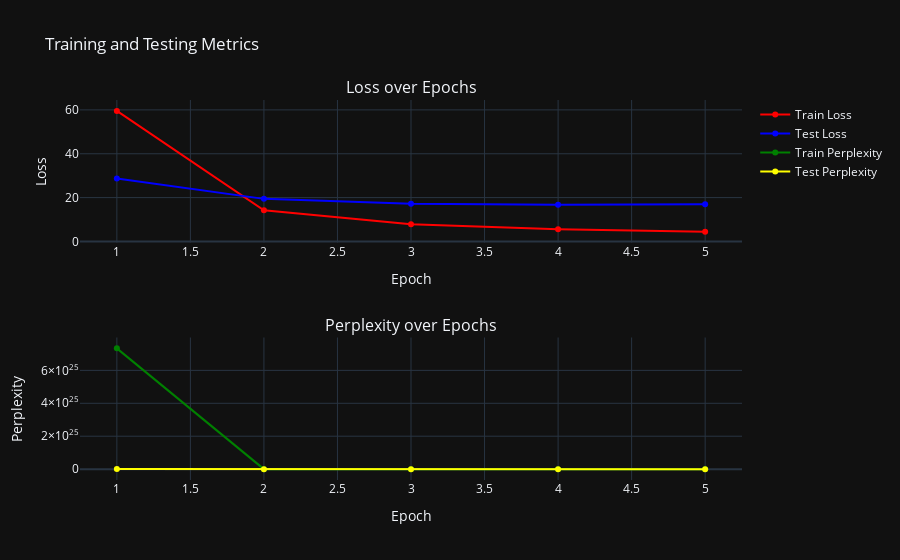

Source (notebook cell):
### Markdown cell above
### Визуализируем метрики обучения

### Code cell
model.plot_metrics(*res)

### Figure 1 — Plotly figure (JSON) as saved in the notebook; plotly's stock layout.template omitted (floating-point values rounded to 4 significant figures)
{"data": [{"line": {"color": "red"}, "mode": "lines+markers", "name": "Train Loss", "type": "scatter", "x": [1, 2, 3, 4, 5], "xaxis": "x", "y": [59.56, 14.2, 7.882, 5.554, 4.481], "yaxis": "y"}, {"line": {"color": "blue"}, "mode": "lines+markers", "name": "Test Loss", "type": "scatter", "x": [1, 2, 3, 4, 5], "xaxis": "x", "y": [28.71, 19.42, 17.22, 16.79, 16.93], "yaxis": "y"}, {"line": {"color": "green"}, "mode": "lines+markers", "name": "Train Perplexity", "type": "scatter", "x": [1, 2, 3, 4, 5], "xaxis": "x2", "y": [7.337e+25, 1471000.0, 2650.0, 258.2, 88.29], "yaxis": "y2"}, {"line": {"color": "yellow"}, "mode": "lines+markers", "name": "Test Perplexity", "type": "scatter", "x": [1, 2, 3, 4, 5], "xaxis": "x2", "y": [2956000000000.0, 272000000.0, 30060000.0, 19520000.0, 22570000.0], "yaxis": "y2"}], "layout": {"annotations": [{"font": {"size": 16}, "showarrow": false, "text": "Loss over Epochs", "x": 0.5, "xanchor": "center", "xref": "paper", "y": 1, "yanchor": "bottom", "yref": "paper"}, {"font": {"size": 16}, "showarrow": false, "text": "Perplexity over Epochs", "x": 0.5, "xanchor": "center", "xref": "paper", "y": 0.375, "yanchor": "bottom", "yref": "paper"}], "title": {"text": "Training and Testing Metrics"}, "xaxis": {"anchor": "y", "domain": [0, 1], "title": {"text": "Epoch"}}, "xaxis2": {"anchor": "y2", "domain": [0, 1], "title": {"text": "Epoch"}}, "yaxis": {"anchor": "x", "domain": [0.625, 1], "title": {"text": "Loss"}}, "yaxis2": {"anchor": "x2", "domain": [0, 0.375], "title": {"text": "Perplexity"}}}}
